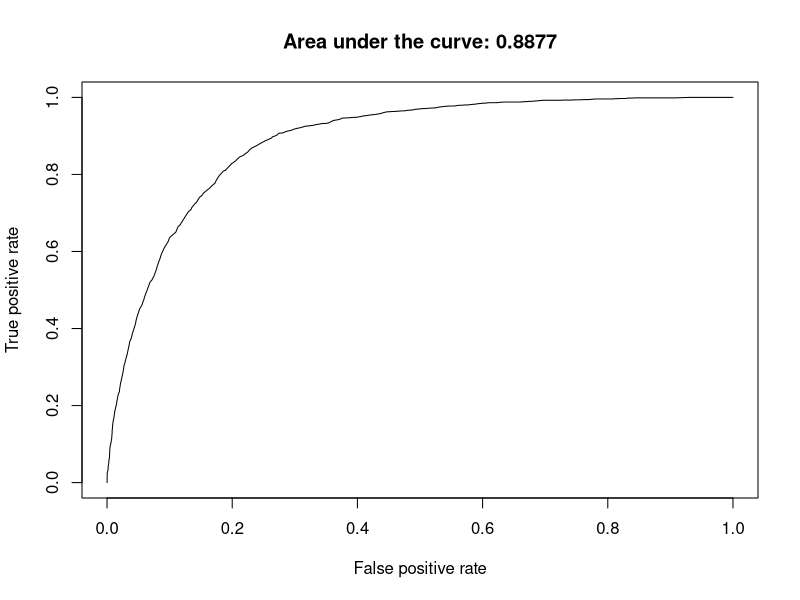
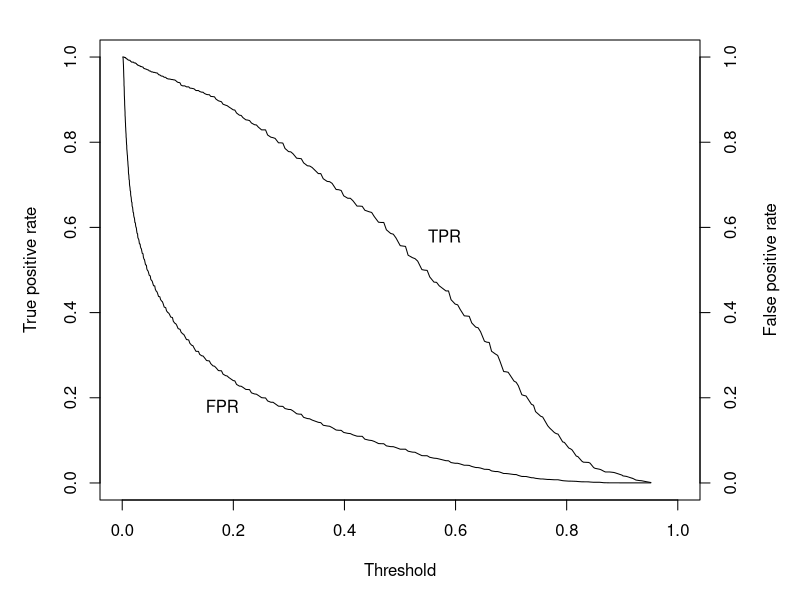

Write the R code that produced these figures, in order.
###############################################################
# This code covers the code presented in 
# Section 6.2 Logistic Regression
###############################################################

###############################################################
# Section 6.2.3 Diagnostics
###############################################################

churn_input = as.data.frame(  read.csv("churn.csv")   )
head(churn_input)

sum(churn_input$Churned)

Churn_logistic1 <- glm (Churned~Age + Married + Cust_years + Churned_contacts, 
                        data=churn_input, family=binomial(link="logit"))
summary(Churn_logistic1)

Churn_logistic2 <- glm (Churned~Age + Married +  Churned_contacts,
                        data=churn_input, family=binomial(link="logit"))
summary(Churn_logistic2)

Churn_logistic3 <- glm (Churned~Age + Churned_contacts, 
                        data=churn_input, family=binomial(link="logit"))
summary(Churn_logistic3)

# Deviance and the Log Likelihood Ratio Test

# Using the residual deviances from Churn_logistics2 and Churn_logistic3
# determine the signficance of the computed test statistic
summary(Churn_logistic2)
pchisq(.9 , 1, lower=FALSE) 

# Receiver Operating Characteristic (ROC) Curve

#install.packages("ROCR")     #install, if necessary
library(ROCR)

pred = predict(Churn_logistic3, type="response")
predObj = prediction(pred, churn_input$Churned )

rocObj = performance(predObj, measure="tpr", x.measure="fpr")
aucObj = performance(predObj, measure="auc")  

plot(rocObj, main = paste("Area under the curve:", round(aucObj@y.values[[1]] ,4))) 

# extract the alpha(threshold), FPR, and TPR values from rocObj
alpha <- round(as.numeric(unlist(rocObj@alpha.values)),4)
fpr <- round(as.numeric(unlist(rocObj@x.values)),4)
tpr <- round(as.numeric(unlist(rocObj@y.values)),4)

# adjust margins and plot TPR and FPR
par(mar = c(5,5,2,5))
plot(alpha,tpr, xlab="Threshold", xlim=c(0,1), ylab="True positive rate", type="l")
par(new="True")
plot(alpha,fpr, xlab="", ylab="", axes=F, xlim=c(0,1), type="l" )
axis(side=4)
mtext(side=4, line=3, "False positive rate")
text(0.18,0.18,"FPR")
text(0.58,0.58,"TPR")

i <- which(round(alpha,2) == .5)
paste("Threshold=" , (alpha[i]) , " TPR=" , tpr[i] , " FPR=" , fpr[i])

i <- which(round(alpha,2) == .15)
paste("Threshold=" , (alpha[i]) , " TPR=" , tpr[i] , " FPR=" , fpr[i])
